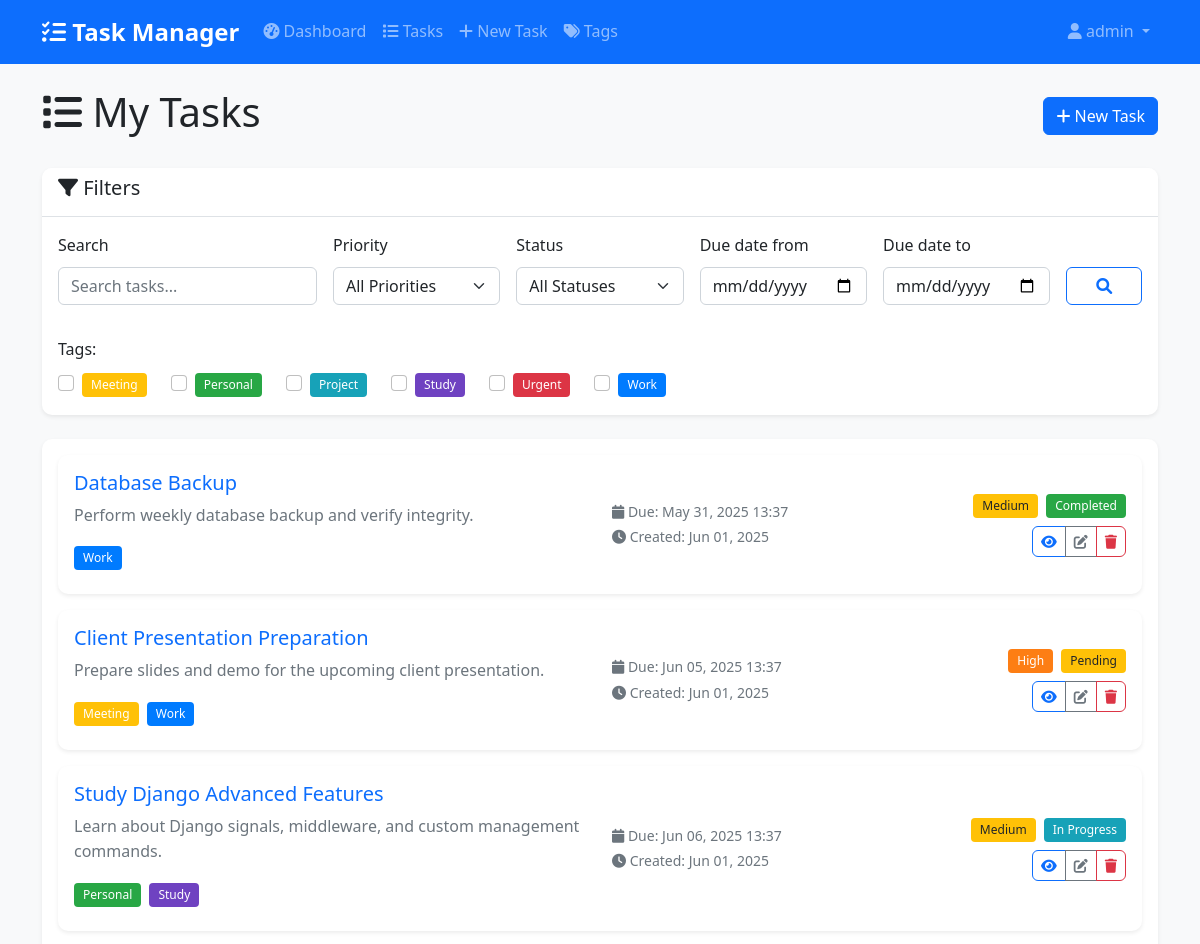
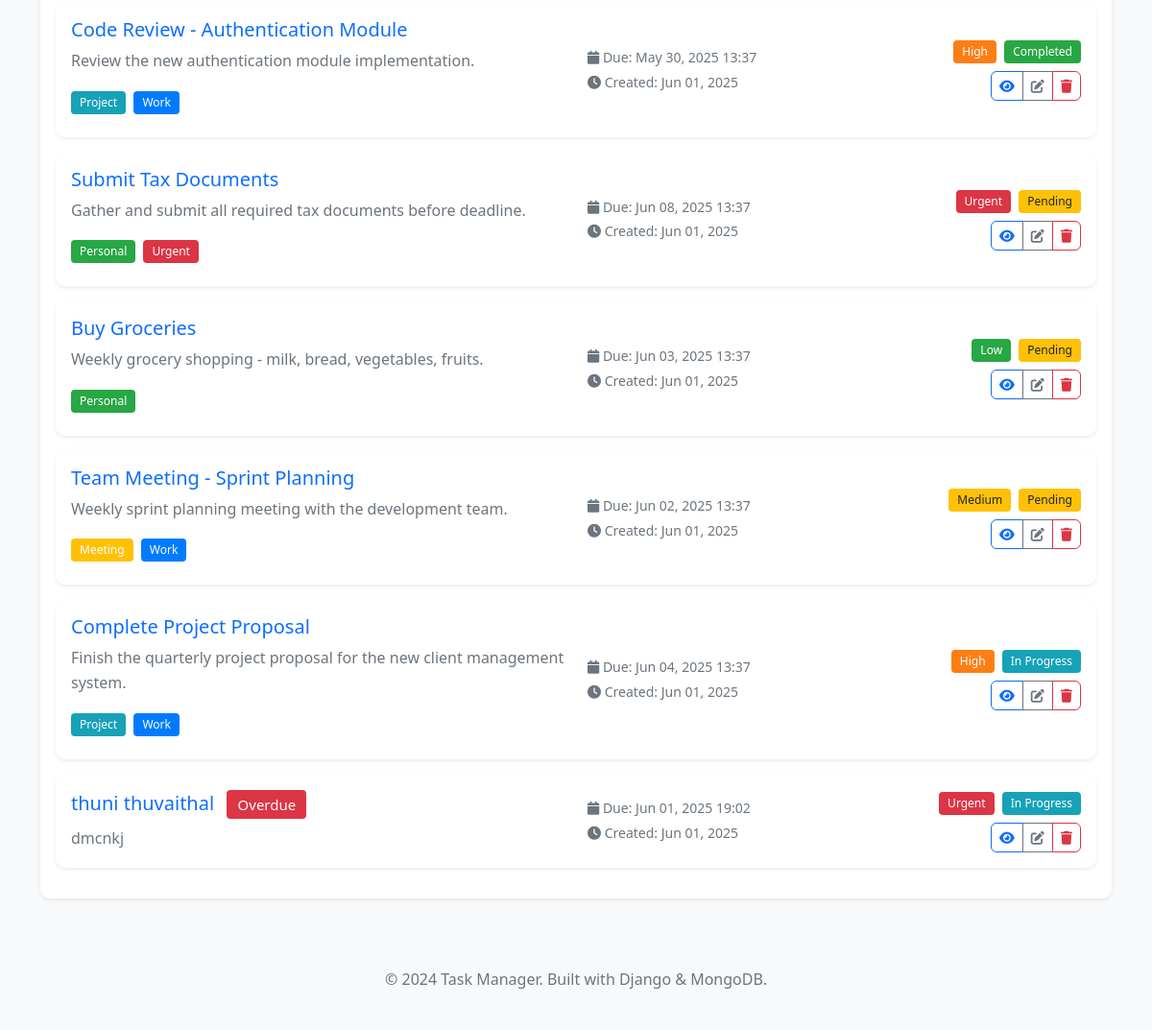
Page /tasks/ (signed in) on the committed database (2 pictures, top to bottom).
### tasks/models.py (models this page shows, shortened)
class Tag(models.Model):
    name = models.CharField(max_length=50, unique=True)
    color = models.CharField(max_length=7, default='#007bff')  # Hex color code
    created_by = models.ForeignKey(User, on_delete=models.CASCADE)
    created_at = models.DateTimeField(auto_now_add=True)
    class Meta:
        db_table = 'tags'
        ordering = ['name']

class Task(models.Model):
    PRIORITY_CHOICES = [
        ('low', 'Low'),
        ('medium', 'Medium'),
        ('high', 'High'),
        ('urgent', 'Urgent'),
    ]
    STATUS_CHOICES = [
        ('pending', 'Pending'),
        ('in_progress', 'In Progress'),
        ('completed', 'Completed'),
        ('cancelled', 'Cancelled'),
    ]
    title = models.CharField(max_length=200)
    description = models.TextField(blank=True, null=True)
    due_date = models.DateTimeField()
    priority = models.CharField(max_length=10, choices=PRIORITY_CHOICES, default='medium')
    status = models.CharField(max_length=15, choices=STATUS_CHOICES, default='pending')
    tags = models.ManyToManyField(Tag, blank=True)
    created_by = models.ForeignKey(User, on_delete=models.CASCADE, related_name='tasks')
    assigned_to = models.ForeignKey(User, on_delete=models.CASCADE, related_name='assigned_tasks', blank=True, null=True)
    created_at = models.DateTimeField(auto_now_add=True)
    updated_at = models.DateTimeField(auto_now=True)
    completed_at = models.DateTimeField(blank=True, null=True)
    @property
    def is_overdue(self):
        return self.due_date < timezone.now() and self.status != 'completed'
    class Meta:
        db_table = 'tasks'
        ordering = ['-created_at']

### tasks/views.py (the view)
# urls.py: path('tasks/', views.task_list, name='task_list'),
@login_required
def task_list(request):
    tasks = Task.objects.filter(created_by=request.user)
    filter_form = TaskFilterForm(request.GET, user=request.user)
    if filter_form.is_valid():
        if filter_form.cleaned_data['search']:
            tasks = tasks.filter(
                Q(title__icontains=filter_form.cleaned_data['search']) |
                Q(description__icontains=filter_form.cleaned_data['search'])
            )
        if filter_form.cleaned_data['priority']:
            tasks = tasks.filter(priority=filter_form.cleaned_data['priority'])
        if filter_form.cleaned_data['status']:
            tasks = tasks.filter(status=filter_form.cleaned_data['status'])
        if filter_form.cleaned_data['tags']:
            tasks = tasks.filter(tags__in=filter_form.cleaned_data['tags']).distinct()
        if filter_form.cleaned_data['due_date_from']:
            tasks = tasks.filter(due_date__gte=filter_form.cleaned_data['due_date_from'])
        if filter_form.cleaned_data['due_date_to']:
            tasks = tasks.filter(due_date__lte=filter_form.cleaned_data['due_date_to'])
    paginator = Paginator(tasks, 10)
    page_number = request.GET.get('page')
    page_obj = paginator.get_page(page_number)
    context = {
        'page_obj': page_obj,
        'filter_form': filter_form,
    }
    return render(request, 'tasks/task_list.html', context)

### tasks/forms.py
class TaskFilterForm(forms.Form):
    PRIORITY_CHOICES = [('', 'All Priorities')] + Task.PRIORITY_CHOICES
    STATUS_CHOICES = [('', 'All Statuses')] + Task.STATUS_CHOICES
    search = forms.CharField(
        max_length=200,
        required=False,
        widget=forms.TextInput(attrs={'placeholder': 'Search tasks...'})
    )
    priority = forms.ChoiceField(choices=PRIORITY_CHOICES, required=False)
    status = forms.ChoiceField(choices=STATUS_CHOICES, required=False)
    tags = forms.ModelMultipleChoiceField(
        queryset=Tag.objects.none(),
        widget=forms.CheckboxSelectMultiple,
        required=False
    )
    due_date_from = forms.DateField(
        required=False,
        widget=forms.DateInput(attrs={'type': 'date'})
    )
    due_date_to = forms.DateField(
        required=False,
        widget=forms.DateInput(attrs={'type': 'date'})
    )
    def __init__(self, *args, **kwargs):
        user = kwargs.pop('user', None)
        super().__init__(*args, **kwargs)
        if user:
            self.fields['tags'].queryset = Tag.objects.filter(created_by=user)

### templates/tasks/task_list.html (shortened to what this page needs)
{% extends 'base.html' %}
{% load crispy_forms_tags %}
{% block content %}
<div class="row">
    <div class="col-12">
        <div class="d-flex justify-content-between align-items-center mb-4">
            <h1><i class="fas fa-list"></i> My Tasks</h1>
            <a href="{% url 'tasks:task_create' %}" class="btn btn-primary">
                <i class="fas fa-plus"></i> New Task
            </a>
        </div>
    </div>
</div>
<div class="row mb-4">
    <div class="col-12">
        <div class="card">
            <div class="card-header">
                <h5><i class="fas fa-filter"></i> Filters</h5>
            </div>
            <div class="card-body">
                <form method="get" class="row g-3">
                    <div class="col-md-3">
                        {{ filter_form.search|as_crispy_field }}
                    </div>
                    <div class="col-md-2">
                        {{ filter_form.priority|as_crispy_field }}
                    </div>
                    <div class="col-md-2">
                        {{ filter_form.status|as_crispy_field }}
                    </div>
                    <div class="col-md-2">
                        {{ filter_form.due_date_from|as_crispy_field }}
                    </div>
                    <div class="col-md-2">
                        {{ filter_form.due_date_to|as_crispy_field }}
                    </div>
                    <div class="col-md-1">
                        <label class="form-label">&nbsp;</label>
                        <div class="d-grid">
                            <button type="submit" class="btn btn-outline-primary">
                                <i class="fas fa-search"></i>
                            </button>
                        </div>
                    </div>
                </form>
                {% if filter_form.tags.field.queryset %}
                <div class="mt-3">
                    <label class="form-label">Tags:</label>
                    <div class="row">
                        {% for tag in filter_form.tags.field.queryset %}
                        <div class="col-auto">
                            <div class="form-check">
                                <input class="form-check-input" type="checkbox" name="tags" value="{{ tag.pk }}" id="tag_{{ tag.pk }}">
                                <label class="form-check-label" for="tag_{{ tag.pk }}">
                                    <span class="badge" style="background-color: {{ tag.color }}">{{ tag.name }}</span>
                                </label>
                            </div>
                        </div>
                        {% endfor %}
                    </div>
                </div>
                {% endif %}
            </div>
        </div>
    </div>
</div>
<div class="row">
    <div class="col-12">
        {% if page_obj %}
        <div class="card">
            <div class="card-body">
                {% for task in page_obj %}
                <div class="card mb-3 {% if task.is_overdue %}border-danger{% endif %}">
                    <div class="card-body">
                        <div class="row align-items-center">
                            <div class="col-md-6">
                                <h5 class="card-title">
                                    <a href="{% url 'tasks:task_detail' task.pk %}" class="text-decoration-none">
                                        {{ task.title }}
                                    </a>
                                    {% if task.is_overdue %}
                                    <span class="badge bg-danger ms-2">Overdue</span>
                                    {% endif %}
                                </h5>
                                <p class="card-text text-muted">{{ task.description|truncatewords:20 }}</p>
                                {% if task.tags.all %}
                                <div class="mb-2">
                                    {% for tag in task.tags.all %}
                                    <span class="badge me-1" style="background-color: {{ tag.color }}">{{ tag.name }}</span>
                                    {% endfor %}
                                </div>
                                {% endif %}
                            </div>
                            <div class="col-md-3">
                                <small class="text-muted">
                                    <i class="fas fa-calendar"></i> Due: {{ task.due_date|date:"M d, Y H:i" }}<br>
                                    <i class="fas fa-clock"></i> Created: {{ task.created_at|date:"M d, Y" }}
                                </small>
                            </div>
                            <div class="col-md-3 text-end">
                                <div class="mb-2">
                                    <span class="badge bg-{{ task.priority }} me-1">{{ task.get_priority_display }}</span>
                                    <span class="badge bg-{{ task.status }}">{{ task.get_status_display }}</span>
                                </div>
                                <div class="btn-group" role="group">
                                    <a href="{% url 'tasks:task_detail' task.pk %}" class="btn btn-sm btn-outline-primary">
                                        <i class="fas fa-eye"></i>
                                    </a>
                                    <a href="{% url 'tasks:task_edit' task.pk %}" class="btn btn-sm btn-outline-secondary">
                                        <i class="fas fa-edit"></i>
                                    </a>
                                    <a href="{% url 'tasks:task_delete' task.pk %}" class="btn btn-sm btn-outline-danger">
                                        <i class="fas fa-trash"></i>
                                    </a>
                                </div>
                            </div>
                        </div>
                    </div>
                </div>
                {% endfor %}
            </div>
        </div>
        {% endif %}
    </div>
</div>
{% endblock %}

### templates/base.html (shortened to what this page needs)
<!DOCTYPE html>
<html lang="en">
<head>
    <link href="https://cdn.jsdelivr.net/npm/bootstrap@5.1.3/dist/css/bootstrap.min.css" rel="stylesheet">
    <link rel="stylesheet" href="https://cdnjs.cloudflare.com/ajax/libs/font-awesome/6.0.0/css/all.min.css">
    {% load static %}
    <link rel="stylesheet" href="{% static 'css/style.css' %}">
</head>
<body>
    <nav class="navbar navbar-expand-lg navbar-dark bg-primary">
        <div class="container">
            <a class="navbar-brand" href="{% url 'tasks:dashboard' %}">
                <i class="fas fa-tasks"></i> Task Manager
            </a>
            <div class="collapse navbar-collapse" id="navbarNav">
                {% if user.is_authenticated %}
                <ul class="navbar-nav me-auto">
                    <li class="nav-item">
                        <a class="nav-link" href="{% url 'tasks:dashboard' %}">
                            <i class="fas fa-tachometer-alt"></i> Dashboard
                        </a>
                    </li>
                    <li class="nav-item">
                        <a class="nav-link" href="{% url 'tasks:task_list' %}">
                            <i class="fas fa-list"></i> Tasks
                        </a>
                    </li>
                    <li class="nav-item">
                        <a class="nav-link" href="{% url 'tasks:task_create' %}">
                            <i class="fas fa-plus"></i> New Task
                        </a>
                    </li>
                    <li class="nav-item">
                        <a class="nav-link" href="{% url 'tasks:tag_list' %}">
                            <i class="fas fa-tags"></i> Tags
                        </a>
                    </li>
                </ul>
                <ul class="navbar-nav">
                    <li class="nav-item dropdown">
                        <a class="nav-link dropdown-toggle" href="#" id="navbarDropdown" role="button" data-bs-toggle="dropdown">
                            <i class="fas fa-user"></i> {{ user.username }}
                        </a>
                    </li>
                </ul>
                {% endif %}
            </div>
        </div>
    </nav>
    <main class="container mt-4">
        {% block content %}{% endblock %}
    </main>
    <footer class="bg-light mt-5 py-4">
        <div class="container text-center">
            <p class="text-muted">&copy; 2024 Task Manager. Built with Django & MongoDB.</p>
        </div>
    </footer>
</body>
</html>

### static/css/style.css (style rules this page uses)
:root { --primary-color: #007bff; --secondary-color: #6c757d; --success-color: #28a745; --danger-color: #dc3545; --warning-color: #ffc107; --info-color: #17a2b8; --light-color: #f8f9fa; --dark-color: #343a40; }
body { font-family: 'Segoe UI', Tahoma, Geneva, Verdana, sans-serif; background-color: #f8f9fa; line-height: 1.6; }
.navbar-brand { font-weight: bold; font-size: 1.5rem; }
.navbar-nav .nav-link { font-weight: 500; transition: color 0.3s ease; }
.card { border: none; border-radius: 10px; box-shadow: 0 0.125rem 0.25rem rgba(0, 0, 0, 0.075); transition: box-shadow 0.15s ease-in-out; }
.card-header { background-color: #fff; border-bottom: 1px solid #dee2e6; border-radius: 10px 10px 0 0 !important; font-weight: 600; }
.btn { border-radius: 6px; font-weight: 500; transition: all 0.3s ease; }
.btn-group .btn { transform: none; }
.badge { font-size: 0.75em; font-weight: 500; padding: 0.5em 0.75em; }
.bg-low, .btn-outline-low { background-color: #28a745 !important; border-color: #28a745 !important; }
.bg-medium, .btn-outline-medium { background-color: #ffc107 !important; border-color: #ffc107 !important; color: #212529 !important; }
.bg-high, .btn-outline-high { background-color: #fd7e14 !important; border-color: #fd7e14 !important; }
.bg-urgent, .btn-outline-urgent { background-color: #dc3545 !important; border-color: #dc3545 !important; }
.bg-pending, .btn-outline-pending { background-color: #ffc107 !important; border-color: #ffc107 !important; color: #212529 !important; }
.bg-in_progress, .btn-outline-in_progress { background-color: #17a2b8 !important; border-color: #17a2b8 !important; }
.bg-completed, .btn-outline-completed { background-color: #28a745 !important; border-color: #28a745 !important; }
.form-control, .form-select { border-radius: 6px; border: 1px solid #ced4da; transition: border-color 0.15s ease-in-out, box-shadow 0.15s ease-in-out; }
footer { margin-top: auto; }

### rows in the picture
Tag: name "Meeting"
Tag: name "Personal"
Tag: name "Project"
Tag: name "Study"
Tag: name "Urgent"
Tag: name "Work"
Task: title "Database Backup", description "Perform weekly database backup and verify integrity.", due_date "May 31, 2025 13:37", created_at "Jun 01, 2025", priority "Medium", status "Completed"
Task: title "Client Presentation Preparation", description "Prepare slides and demo for the upcoming client presentation.", due_date "Jun 05, 2025 13:37", created_at "Jun 01, 2025", priority "High", status "Pending"
Task: title "Study Django Advanced Features", description "Learn about Django signals, middleware, and custom management commands.", due_date "Jun 06, 2025 13:37", created_at "Jun 01, 2025", priority "Medium", status "In Progress"
Task: title "Code Review - Authentication Module", description "Review the new authentication module implementation.", due_date "May 30, 2025 13:37", created_at "Jun 01, 2025", priority "High", status "Completed"
Task: title "Submit Tax Documents", description "Gather and submit all required tax documents before deadline.", due_date "Jun 08, 2025 13:37", created_at "Jun 01, 2025", priority "Urgent", status "Pending"
Task: title "Buy Groceries", description "Weekly grocery shopping - milk, bread, vegetables, fruits.", due_date "Jun 03, 2025 13:37", created_at "Jun 01, 2025", priority "Low", status "Pending"
Task: title "Team Meeting - Sprint Planning", description "Weekly sprint planning meeting with the development team.", due_date "Jun 02, 2025 13:37", created_at "Jun 01, 2025", priority "Medium", status "Pending"
Task: title "Complete Project Proposal", description "Finish the quarterly project proposal for the new client management system.", due_date "Jun 04, 2025 13:37", created_at "Jun 01, 2025", priority "High", status "In Progress"
Task: title "thuni thuvaithal", shows "Overdue", description "dmcnkj", due_date "Jun 01, 2025 19:02", created_at "Jun 01, 2025", priority "Urgent", status "In Progress"

### other values in the picture
{{ user.username }} "admin"
